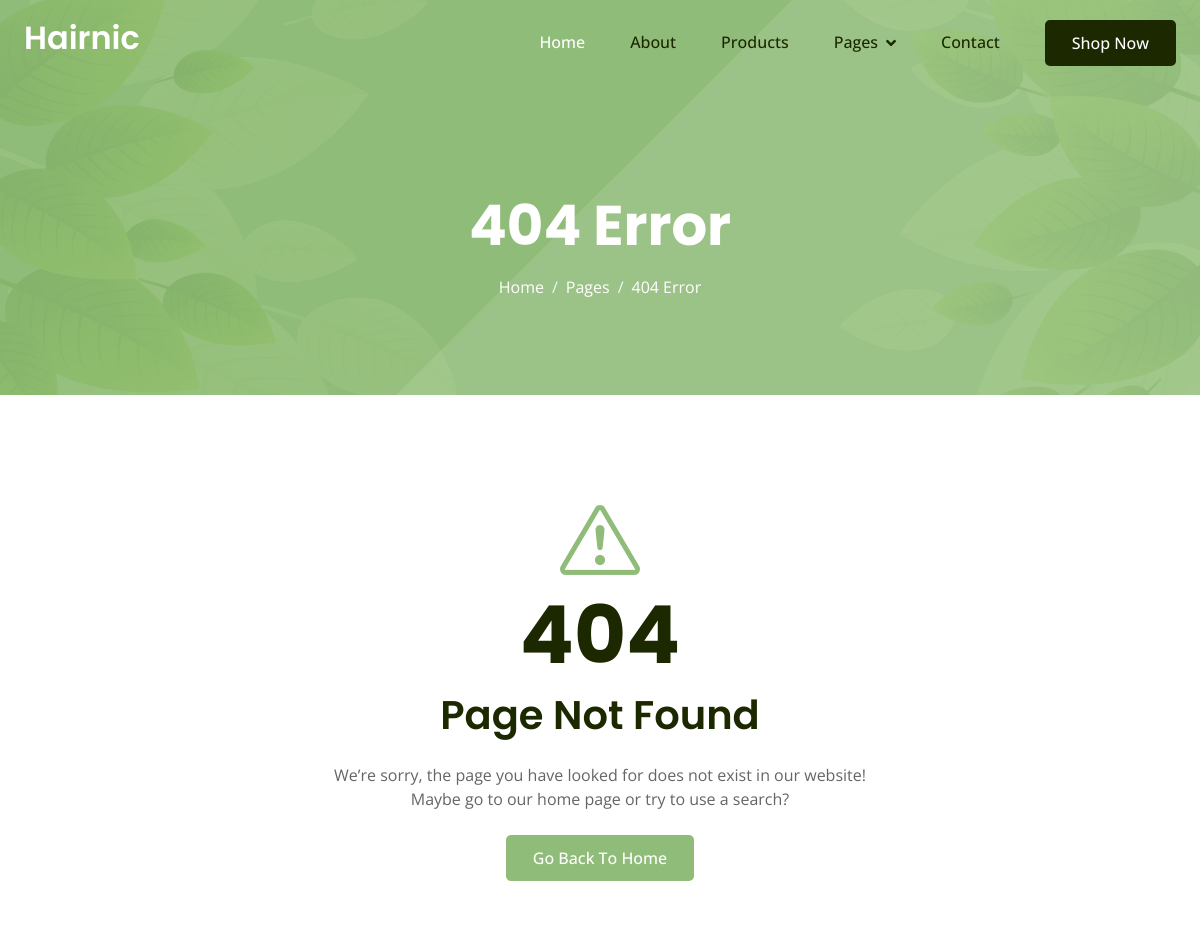
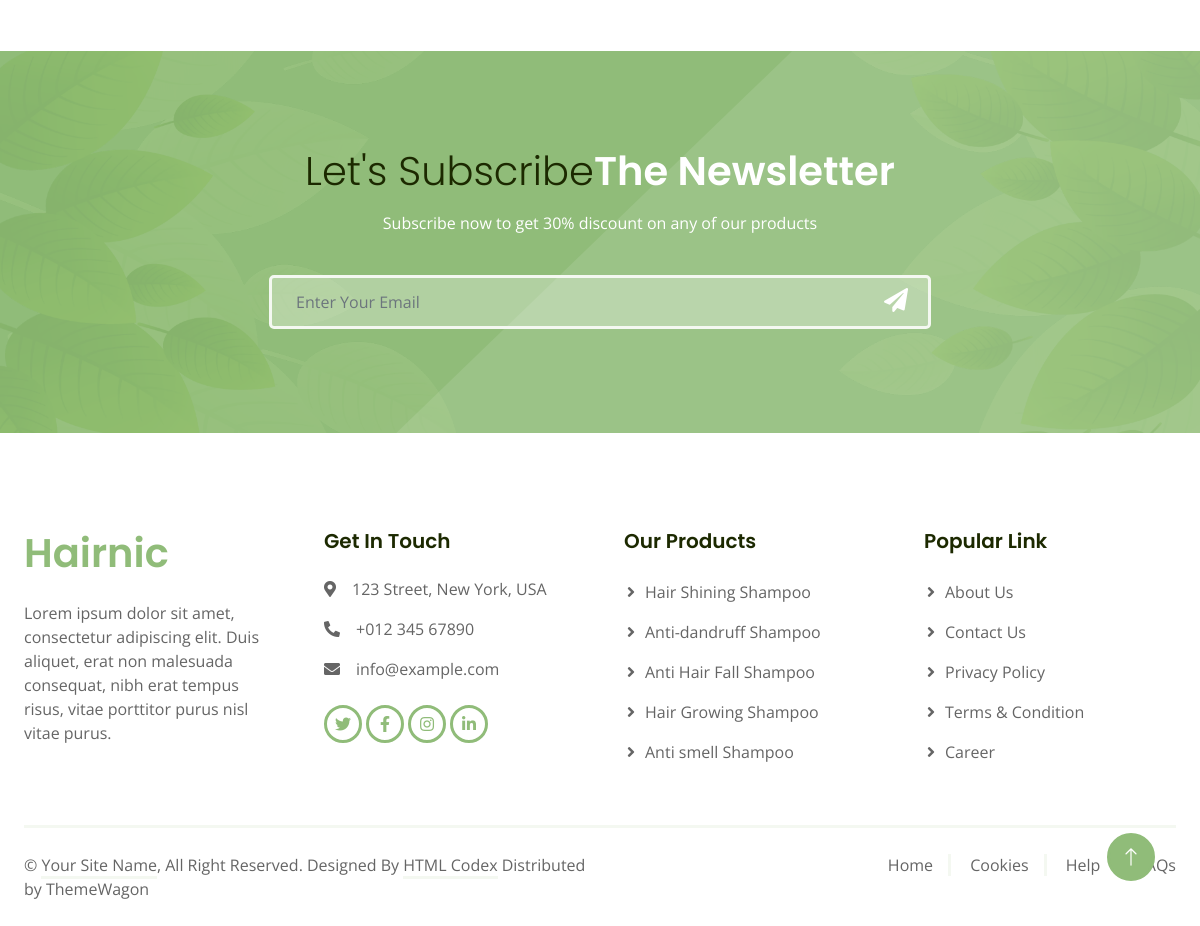
Screenshot of /error with the database file from the repository (2 pictures, top to bottom).
### app/models.py (models this page shows, shortened)
class Post(models.Model):
    title=models.CharField(max_length=255)
    category=models.ForeignKey(Category,on_delete=models.CASCADE)
    job_title=models.CharField(max_length=200)
    Description=models.TextField()
    Description2=models.TextField()
    Description3=models.TextField(default=0)
    image=models.ImageField(upload_to="static/image")
    created_at=models.DateTimeField(auto_now_add=True)

### app/views.py (the view)
# urls.py: path('error',views.error,name='error'),
def error(request):
     error=Post.objects.get(category_id=25)
     newsletter=Post.objects.get(category_id=18)
     error1=Post.objects.get(category_id=26)
     data={
          'error':error,
          'newsletter':newsletter,
          'error1':error1,
     }
     return render(request,"404.html",data)

### app/templates/404.html
{% extends "base.html" %}
{% load static %}
{% block content %}
<div class="container-fluid bg-primary hero-header mb-5">
    <div class="container text-center">
        <h1 class="display-4 text-white mb-3 animated slideInDown">{{error.title}}</h1>
        <nav aria-label="breadcrumb">
            <ol class="breadcrumb justify-content-center mb-0 animated slideInDown">
                <li class="breadcrumb-item"><a class="text-white" href="#">{{error.job_title}}</a></li>
                <li class="breadcrumb-item"><a class="text-white" href="#">{{error.Description}}</a></li>
                <li class="breadcrumb-item text-white active" aria-current="page">{{error.Description2}}</li>
            </ol>
        </nav>
    </div>
</div>
    <div class="container-fluid py-5 wow fadeIn" data-wow-delay="0.1s">
        <div class="container text-center">
            <div class="row justify-content-center">
                <div class="col-lg-6">
                    <i class="bi bi-exclamation-triangle display-1 text-primary"></i>
                    <h1 class="display-1">{{error1.title}}</h1>
                    <h1 class="mb-4">{{error1.job_title}}</h1>
                    <p class="mb-4">{{error1.Description}}</p>
                    <a class="btn btn-primary py-2 px-4" href="">{{error1.Description2}}</a>
                </div>
            </div>
        </div>
    </div>
    <div class="container-fluid newsletter bg-primary py-5 my-5">
        <div class="container py-5">
            <div class="mx-auto text-center wow fadeIn" data-wow-delay="0.1s" style="max-width: 600px;">
                <h1 class="text-white mb-3"><span class="fw-light text-dark">{{newsletter.title}}</span>{{newsletter.job_title}}</h1>
                <p class="text-white mb-4">{{newsletter.Description}}</p>
            </div>
            <div class="row justify-content-center">
                <div class="col-md-7 wow fadeIn" data-wow-delay="0.5s">
                    <div class="position-relative w-100 mt-3 mb-2">
                        <input class="form-control w-100 py-4 ps-4 pe-5" type="text" placeholder="Enter Your Email"
                            style="height: 48px;">
                        <button type="button" class="btn shadow-none position-absolute top-0 end-0 mt-1 me-2"><i
                                class="fa fa-paper-plane text-white fs-4"></i></button>
                    </div>
                </div>
            </div>
        </div>
    </div>
    {% endblock %}

### app/static/css/style.css (style rules this page uses)
.btn { font-weight: 500; transition: .5s; }
.btn.btn-primary { color: var(--bs-white); }
.hero-header { position: relative; margin-top: -85px; padding-top: 12rem; padding-bottom: 6rem; background: url(../img/bg.png) center center no-repeat; background-size: cover; }
.hero-header::before { position: absolute; content: ""; width: 100%; height: 100%; top: 0; left: 0; background: rgba(255, 255, 255, .1); clip-path: polygon(66% 0, 100% 0, 100% 100%, 33% 100%); }
.hero-header .container { position: relative; z-index: 1; }
.hero-header .breadcrumb-item+.breadcrumb-item::before { color: var(--bs-light); }
.newsletter { position: relative; background: url(../img/bg.png) center center no-repeat; background-size: cover; }
.newsletter::before { position: absolute; content: ""; width: 100%; height: 100%; top: 0; left: 0; background: rgba(255, 255, 255, .1); clip-path: polygon(66% 0, 100% 0, 100% 100%, 33% 100%); }
.newsletter .container { position: relative; z-index: 1; }
.newsletter .form-control { background: rgba(255, 255, 255, .3); }

### rows the page displays
Post: title "404 Error", job_title "Home", Description "Pages", Description2 "404 Error"
Post: title "404", job_title "Page Not Found", Description "We’re sorry, the page you have looked for does not exist in our website! Maybe go to our home page or try to use a search?", Description2 "Go Back To Home"
Post: title "Let's Subscribe", job_title "The Newsletter", Description "Subscribe now to get 30% discount on any of our products"
